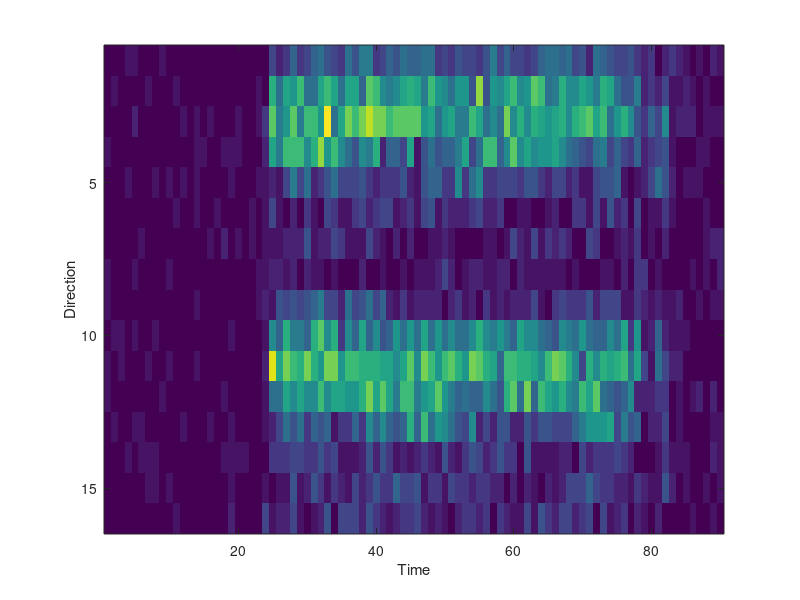
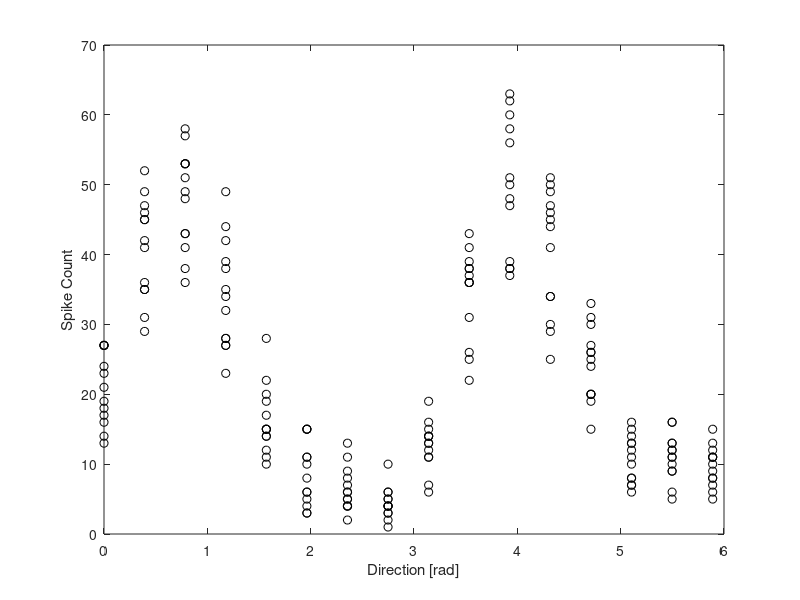

The MATLAB script that drew these images, in order: (Note: this script raises an error after producing the figures.)

%% 3.1 Load the data and preview...

load('data_v1_binned_moving.mat')

dataset_number = 1;
neuron_number = 1;

S = data{dataset_number}.spikes(neuron_number,:,:,:);
S = squeeze(S); % make data cube from the original 4d data (only look at 1 neuron for now)

figure(1)
imagesc(mean(S,3)); % show the average spike response over time
xlabel('Time'); ylabel('Direction')

% Sum spike counts over time so that we have a single tuning function
spike_counts = sum(S(:,25:80,:),2);   % only take the data from time bins 25-80
spike_counts = squeeze(spike_counts); % make data cube into a matrix [direction x trials]


%% 3.2 Plot spike counts as a function of direction

figure(2)
stim_direction = linspace(0,2*pi-2*pi/16,16);
plot(stim_direction,spike_counts,'ko')
xlabel('Direction [rad]'); ylabel('Spike Count')

%% 3.3 Make a function vonMises.m and Plot it using the following...

figure(3)
x = linspace(0,2*pi,256);  % Directions to plot a smooth curve
b = [1 .5 pi];              % arbitrary parameters to test things out
plot(x,vonMises(b,x))
xlabel('Direction [rad]'); ylabel('Von Mises')

%% 3.4 Use fminsearch to find the parameters (b) that minimize the sum squared error

x_matrix = repmat(stim_direction',1,13); % first we need to make sure 'x' and 'y' are the right sizes and lined up
options=[]; % for now just use default options (see help fminsearch for more)
b_mse = fminsearch('vonMisesCost',[1 0.1 pi],options,x_matrix(:),spike_counts(:)); % do the optimization

%% 3.5 Plot your model fit with the data


figure(4)
scatter(x_matrix(:)*180/pi,spike_counts(:),spike_counts(:)*0+60,'filled','MarkerFaceAlpha',0.4)     % plot the data
hold on
x0 = linspace(-10,345,256)*pi/180;
plot(x0*180/pi,vonMises(b_mse,x0),'LineWidth',2) % plot the prediction
hold off
xlim([min(x0) max(x0)]*180/pi)
box off; set(gca,'TickDir','out')
ylabel('Spike Rate')
xlabel('Stimulus Direction [deg]')


%%


f = @(b,x) exp(b(1)+b(2)*cos(2*(x-b(3))));
b_mse = nlinfit(x_matrix(:),spike_counts(:),f,[1 0.1 pi]);

%% Bonus... GLM version

X = [cos(2*x_matrix(:)) sin(2*x_matrix(:))];
[b_mle,dev,stats] = glmfit(X, spike_counts(:),'poisson');
Xgrid = [cos(2*x0') sin(2*x0')];
[yhat,dylo,dyhi] = glmval(b_mle,Xgrid,'log',stats);

figure(5)
scatter(x_matrix(:)*180/pi,spike_counts(:),spike_counts(:)*0+60,'filled','MarkerFaceAlpha',0.4)     % plot the data
hold on
x0 = linspace(-10,345,256)*pi/180;
plot(x0*180/pi,yhat,'LineWidth',2) % plot the prediction
plot(x0*180/pi,yhat-dylo,'k--','LineWidth',1) % 95% confidence interval
plot(x0*180/pi,yhat+dyhi,'k--','LineWidth',1)
hold off
xlim([min(x0) max(x0)]*180/pi)
box off; set(gca,'TickDir','out')
ylabel('Spike Rate')
xlabel('Stimulus Direction [deg]')
